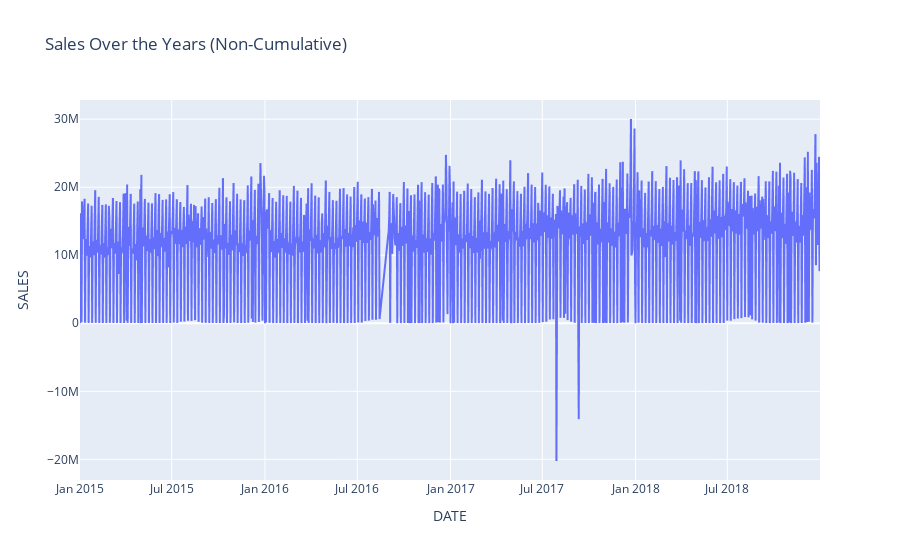
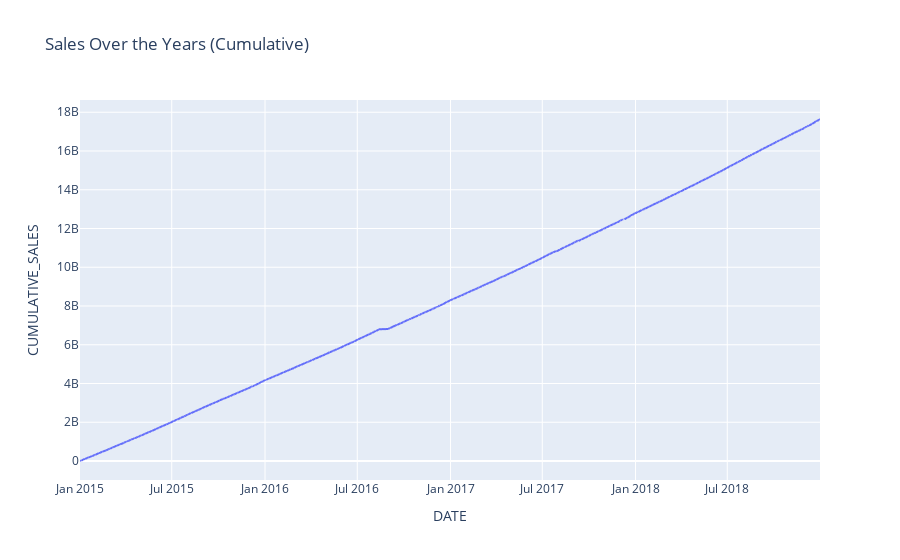

Notebook source saved alongside these figures, in order:
### Code cell
# 3.1 Sales over the year
# Plotting the sales (non cumulative) over all the years
fig = px.line(sales_exploration, x='DATE', y='SALES', title='Sales Over the Years (Non-Cumulative)')
fig.show()

sales_exploration['CUMULATIVE_SALES'] = sales_exploration['SALES'].cumsum()
fig = px.line(sales_exploration, x='DATE', y='CUMULATIVE_SALES', title='Sales Over the Years (Cumulative)')
fig.show()

### Figure 1 — Plotly figure (JSON) as saved in the notebook; plotly's stock layout.template omitted (floating-point values rounded to 4 significant figures; data arrays with more than 128 entries replaced by an {"elided": "..."} marker saying what was removed)
{"data": [{"hovertemplate": "DATE=%{x}<br>SALES=%{y}<extra></extra>", "legendgroup": "", "line": {"color": "#636efa", "dash": "solid"}, "marker": {"symbol": "circle"}, "mode": "lines", "name": "", "showlegend": false, "type": "scattergl", "x": {"elided": "1437 str values"}, "xaxis": "x", "y": {"elided": "1437 float values"}, "yaxis": "y"}], "layout": {"legend": {"tracegroupgap": 0}, "title": {"text": "Sales Over the Years (Non-Cumulative)"}, "xaxis": {"anchor": "y", "domain": [0, 1], "title": {"text": "DATE"}}, "yaxis": {"anchor": "x", "domain": [0, 1], "title": {"text": "SALES"}}}}

### Figure 2 — Plotly figure (JSON) as saved in the notebook; plotly's stock layout.template omitted (floating-point values rounded to 4 significant figures; data arrays with more than 128 entries replaced by an {"elided": "..."} marker saying what was removed)
{"data": [{"hovertemplate": "DATE=%{x}<br>CUMULATIVE_SALES=%{y}<extra></extra>", "legendgroup": "", "line": {"color": "#636efa", "dash": "solid"}, "marker": {"symbol": "circle"}, "mode": "lines", "name": "", "showlegend": false, "type": "scattergl", "x": {"elided": "1437 str values"}, "xaxis": "x", "y": {"elided": "1437 float values"}, "yaxis": "y"}], "layout": {"legend": {"tracegroupgap": 0}, "title": {"text": "Sales Over the Years (Cumulative)"}, "xaxis": {"anchor": "y", "domain": [0, 1], "title": {"text": "DATE"}}, "yaxis": {"anchor": "x", "domain": [0, 1], "title": {"text": "CUMULATIVE_SALES"}}}}
